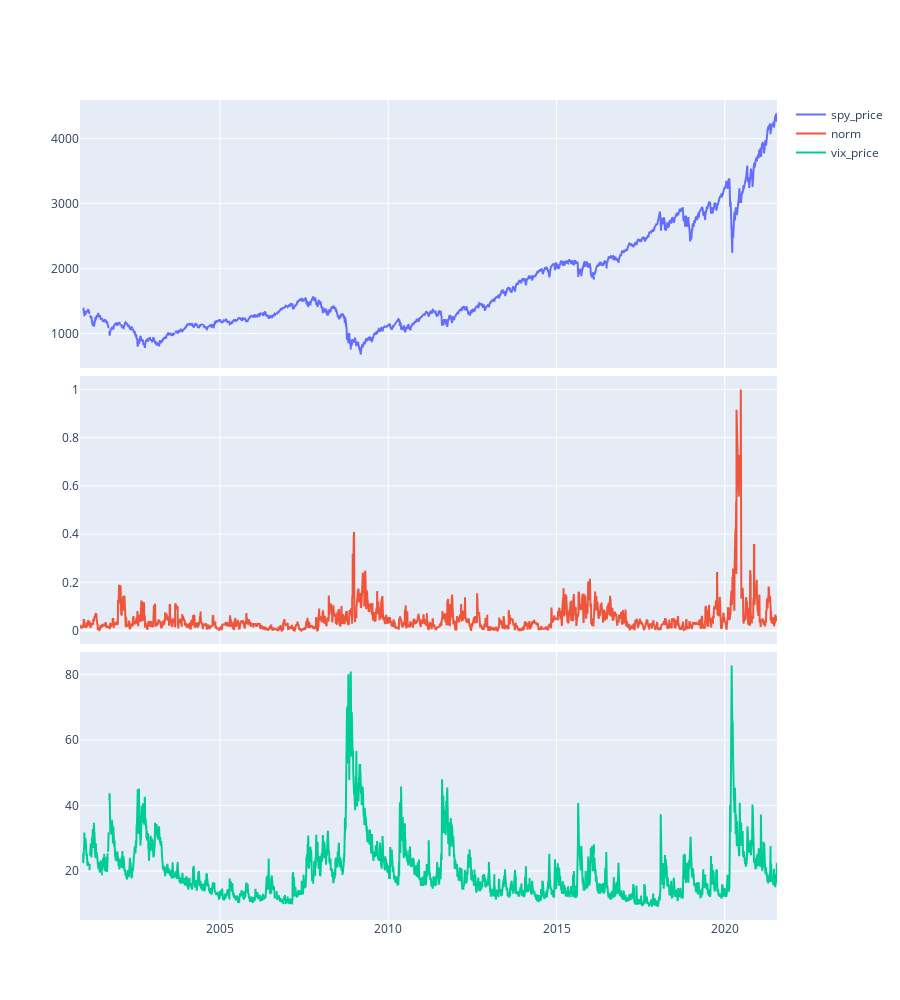

The notebook cell this image was saved under:
### Code cell
dates = ["2000-09-24", "2021-07-21"]
clean_data = yf.download("^GSPC ^VIX", start=dates[0], end=dates[1], interval = "1d", group_by = "ticker").xs("Adj Close", level=1, axis=1)

calced_df = pd.DataFrame(
    {
        # "log_price": log_price[1:],
        "spy_price": clean_data["^GSPC"][50:],
        "norm": norm[:,1][1:],
        "vix_price": clean_data["^VIX"][50:]
        # "log_returns": np.diff(log_price),
    },
    index = y_sw[1:]
)



fig = make_subplots(rows=len(calced_df.keys()), cols=1, shared_xaxes=True, vertical_spacing = 0.01)
fig.update_layout(
    height=1000,
)

for i, col in enumerate(calced_df.keys(), start=1):
    if col == "norm":
        normed_norm = calced_df[dates[0]:dates[1]][col].values/max(calced_df[dates[0]:dates[1]][col].values)
        fig.add_trace(go.Scatter(x=calced_df[dates[0]:dates[1]][col].index, y=normed_norm, name=col), row=i, col=1)
    else:
        fig.add_trace(go.Scatter(x=calced_df[dates[0]:dates[1]][col].index, y=calced_df[dates[0]:dates[1]][col].values, name=col), row=i, col=1)
    
fig.show()

# to fix data, change which homology is being used

### Figure 1 — Plotly figure (JSON) as saved in the notebook; plotly's stock layout.template omitted (floating-point values rounded to 4 significant figures; data arrays with more than 128 entries replaced by an {"elided": "..."} marker saying what was removed)
{"data": [{"name": "spy_price", "type": "scatter", "x": {"elided": "5203 str values"}, "xaxis": "x", "y": {"elided": "5203 float values"}, "yaxis": "y"}, {"name": "norm", "type": "scatter", "x": {"elided": "5203 str values"}, "xaxis": "x2", "y": {"elided": "5203 float values"}, "yaxis": "y2"}, {"name": "vix_price", "type": "scatter", "x": {"elided": "5203 str values"}, "xaxis": "x3", "y": {"elided": "5203 float values"}, "yaxis": "y3"}], "layout": {"height": 1000, "xaxis": {"anchor": "y", "domain": [0, 1], "matches": "x3", "showticklabels": false}, "xaxis2": {"anchor": "y2", "domain": [0, 1], "matches": "x3", "showticklabels": false}, "xaxis3": {"anchor": "y3", "domain": [0, 1]}, "yaxis": {"anchor": "x", "domain": [0.6733, 1]}, "yaxis2": {"anchor": "x2", "domain": [0.3367, 0.6633]}, "yaxis3": {"anchor": "x3", "domain": [0, 0.3267]}}}
